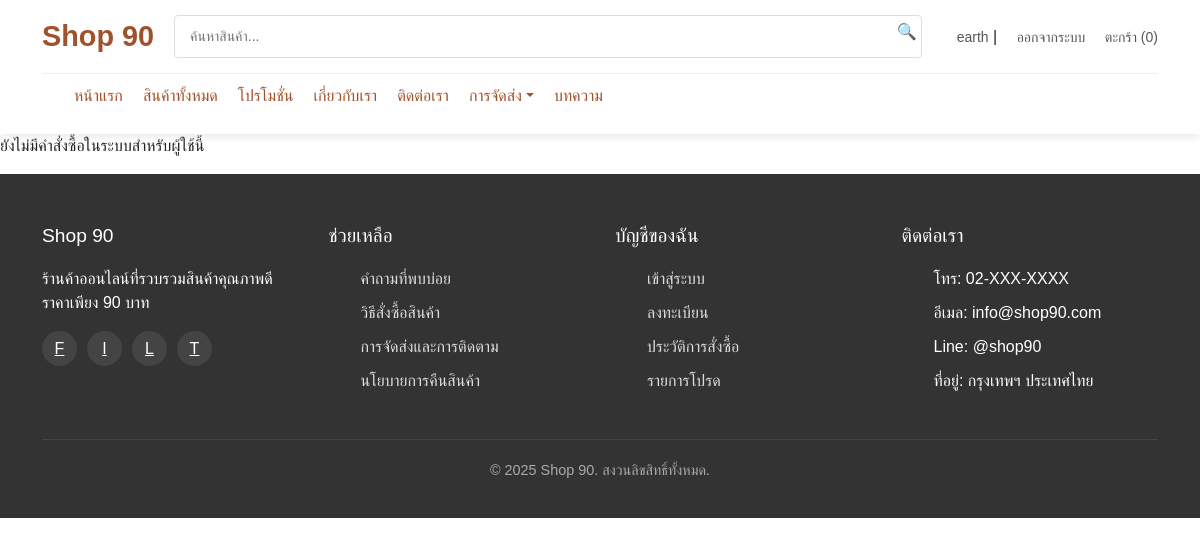
The app's page /page/order_tracking.php (signed in), older data.
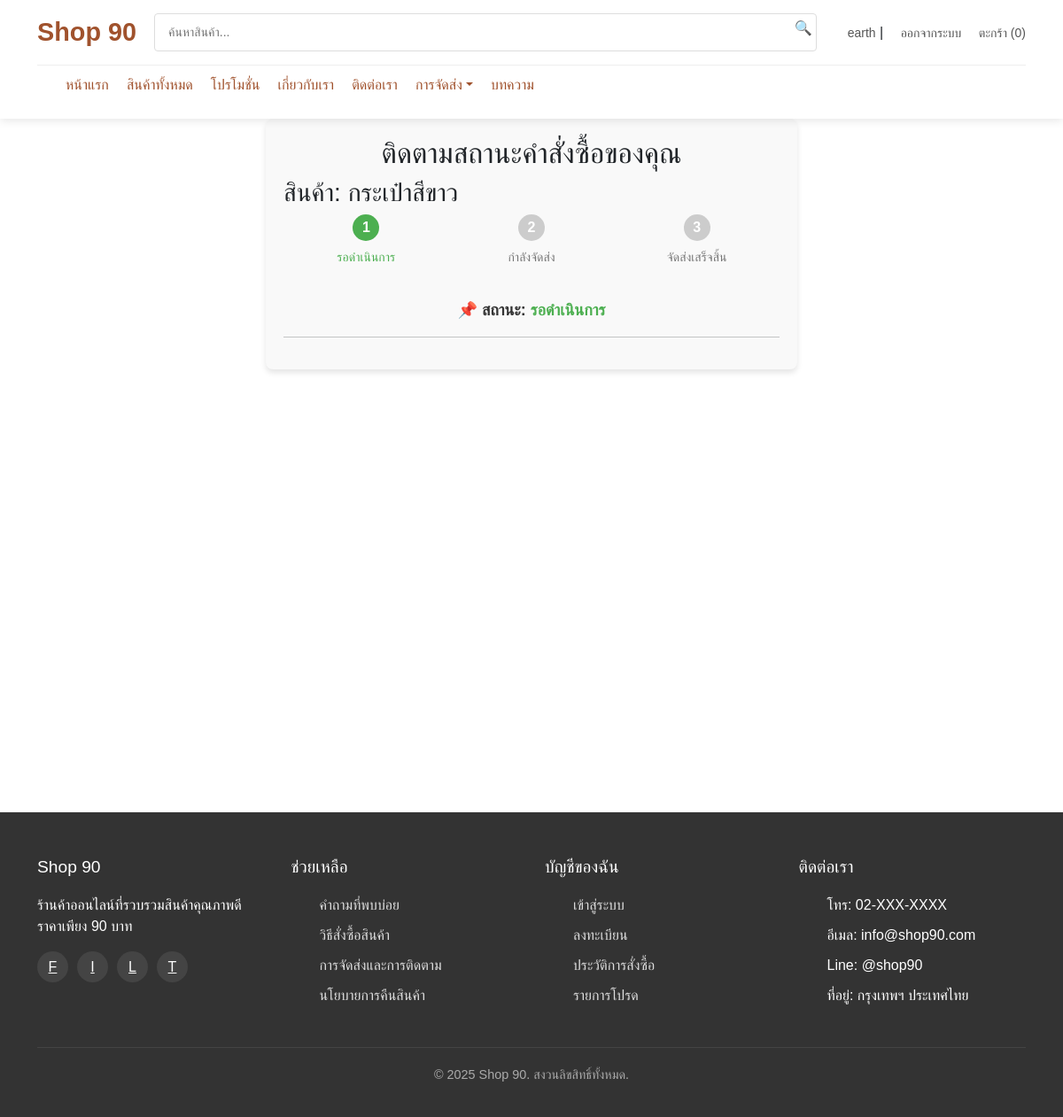
The same page, newer data.
### tables this page shows
CREATE TABLE `order_history` (
  `order_id` int(11) NOT NULL,
  `user_id` int(11) NOT NULL,
  `product_id` int(11) NOT NULL,
  `quantity` int(11) NOT NULL,
  `price` decimal(10,2) NOT NULL,
  `total` decimal(10,2) NOT NULL,
  `tracking_number` varchar(100) DEFAULT NULL,
  `delivery_company` varchar(100) DEFAULT NULL,
  `order_date` datetime DEFAULT current_timestamp(),
  `shipping_address` text DEFAULT NULL,
  `phone` varchar(20) DEFAULT NULL,
  `status` enum('รอดำเนินการ','กำลังจัดส่ง','จัดส่งแล้ว') DEFAULT 'รอดำเนินการ'
);

CREATE TABLE `products` (
  `product_id` int(11) NOT NULL,
  `product_name` varchar(255) NOT NULL,
  `product_image` varchar(255) NOT NULL,
  `product_image_hover` varchar(255) DEFAULT NULL,
  `product_price` decimal(10,2) NOT NULL,
  `product_description` text DEFAULT NULL,
  `product_rating` decimal(2,1) DEFAULT 0.0,
  `product_stock` int(255) NOT NULL,
  `category_id` varchar(255) NOT NULL
);

### page/order_tracking.php (the view, shortened to what this page needs)
<?php
include('../includes/header.php');;
$user_id = $_SESSION['user_id'];
$sql = "SELECT oh.product_id, p.product_name, oh.status
        FROM order_history oh
        INNER JOIN products p ON oh.product_id = p.product_id
        WHERE oh.user_id = ?
        ORDER BY oh.order_id DESC";
$stmt = $conn->prepare($sql);
$stmt->bind_param("i", $user_id);
$stmt->execute();
$result = $stmt->get_result();
if ($result->num_rows === 0) {
    echo "<p>ยังไม่มีคำสั่งซื้อในระบบสำหรับผู้ใช้นี้</p>";
    include('../includes/footer.php');
    exit;
}
?>
<section class="order-tracking-container">
    <h2>ติดตามสถานะคำสั่งซื้อของคุณ</h2>
    <?php
    $orderIndex = 0;
    while ($row = $result->fetch_assoc()):
        $product_name = $row['product_name'];
        $status = $row['status'];
        $product_id = $row['product_id'];
        $unique_id = "order-" . $orderIndex;
    ?>
    <div class="product-status-block" id="<?php echo $unique_id; ?>" data-product-id="<?php echo $product_id; ?>">
        <h3>สินค้า: <?php echo htmlspecialchars($product_name); ?></h3>
        <div class="tracking-timeline">
            <div class="step <?php echo ($status == 'รอดำเนินการ' || $status == 'กำลังจัดส่ง' || $status == 'จัดส่งแล้ว') ? 'active' : ''; ?>">
                <div class="circle">1</div>
                <p>รอดำเนินการ</p>
            </div>
            <div class="step <?php echo ($status == 'กำลังจัดส่ง' || $status == 'จัดส่งแล้ว') ? 'active' : ''; ?>">
                <div class="circle">2</div>
                <p>กำลังจัดส่ง</p>
            </div>
            <div class="step step-delivered <?php echo ($status == 'จัดส่งแล้ว') ? 'active' : ''; ?>">
                <div class="circle">3</div>
                <p>จัดส่งเสร็จสิ้น</p>
            </div>
        </div>
        <div class="status-info">
            <p>📌 สถานะ:
                <strong class="status-text"><?php echo $status; ?></strong>
            </p>
        </div>
        <hr>
    </div>
    <?php
        $orderIndex++;
    endwhile;
    ?>
</section>
<?php include('../includes/footer.php'); ?>

Row changes from the older to the newer data that the page shows:
added order_history: product.product_name "กระเป๋าสีขาว", status "รอดำเนินการ"
Text that changed along with them:
text no longer shown: "ยังไม่มีคำสั่งซื้อในระบบสำหรับผู้ใช้นี้"
text now shown: "ติดตามสถานะคำสั่งซื้อของคุณ"
